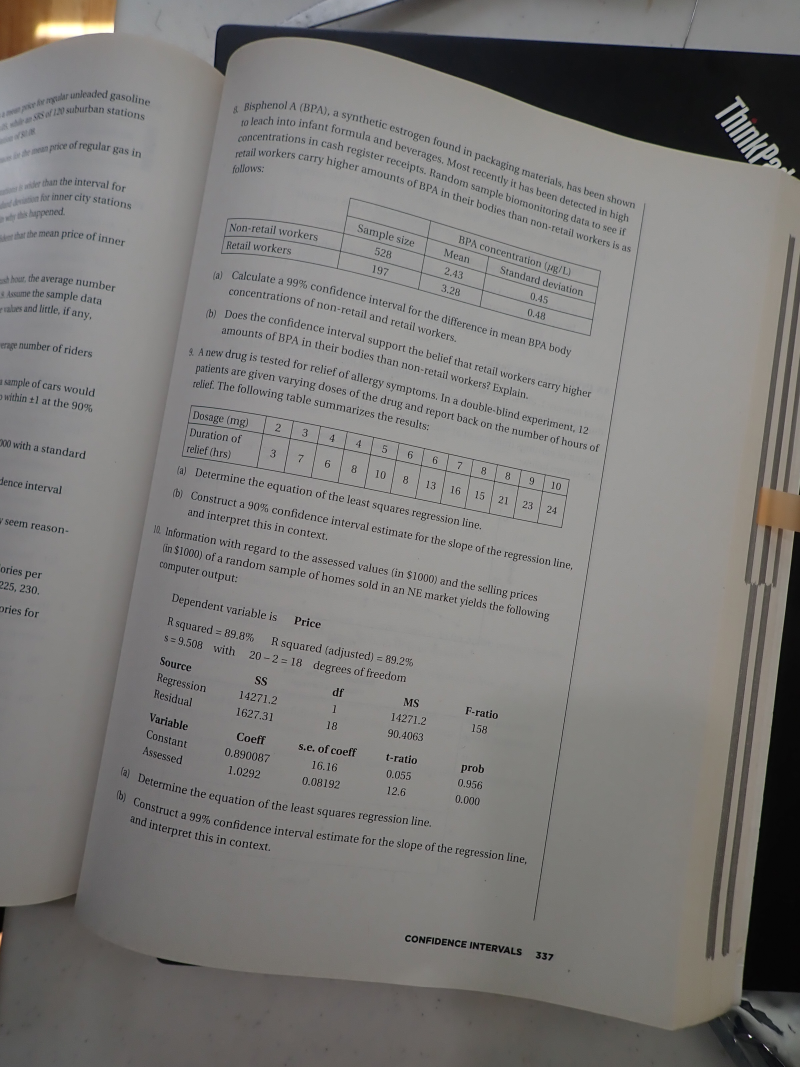
#> input picture examples/p1.JPG, 2400 x 3200 px, found by its file name (shown at 1/3 size)
$ python deskew_v1.1_Hough_Line.py
#> lines starting #> are read from the running program, lines starting #| are printed output that depends on the picture; after the words box and inside, x2 and y2 are one past the last pixel; in counts of white or black regions, pixels touching at a corner belong together
import cv2
import numpy as np

# Load the image

image = cv2.imread(r'C:\Users\james\OneDrive\Documents\Coding\Bookscanner\bookscanner\examples\P1.jpg')
#> image is the input picture: shape (3200, 2400, 3); mean B, G, R 120.5, 122.5, 124.2

p_width = 800
p_height = 600

# Convert to grayscale
gray = cv2.cvtColor(image, cv2.COLOR_BGR2GRAY)

# Equalize the histogram to improve contrast
gray = cv2.equalizeHist(gray)
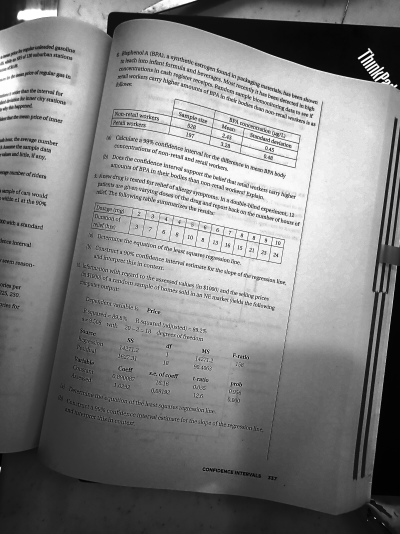
#> gray: shape (3200, 2400) (shown at 1/6 size); min 0, max 255, mean 129.4

# Apply Gaussian Blur
gray_blurred = cv2.GaussianBlur(gray, (5, 5), 0)

# Apply median blur to reduce noise
gray_blurred = cv2.medianBlur(gray_blurred, 3)

# Apply Otsu's thresholding
_, thresh = cv2.threshold(gray_blurred, 0, 255, cv2.THRESH_BINARY_INV + cv2.THRESH_OTSU)
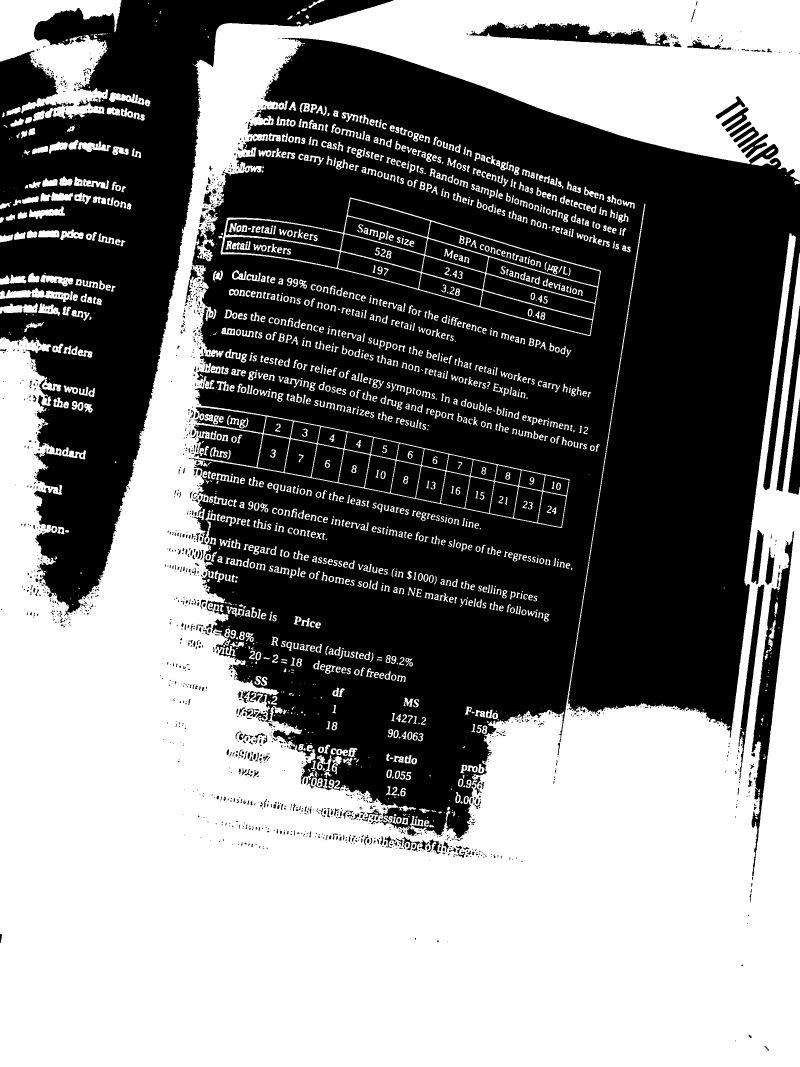
#> thresh: shape (3200, 2400) (shown at 1/3 size); 50.8% white; 2343 black regions (1411 under 20 px), largest, box (x1, y1, x2, y2) and area: (574, 114, 2400, 2514) 2617803, (0, 0, 1181, 1848) 698479, (2255, 1593, 2383, 2630) 29722

# Set custom window size and display
# DEBUGGING
# cv2.namedWindow('Thresholded Image', cv2.WINDOW_NORMAL)
# cv2.resizeWindow('Thresholded Image', p_width, p_height)
# cv2.imshow('Thresholded Image', thresh)
# cv2.waitKey(0)

# Morphological operations
kernel = cv2.getStructuringElement(cv2.MORPH_RECT, (5, 5))
morph = cv2.morphologyEx(thresh, cv2.MORPH_CLOSE, kernel, iterations=2)
#> morph: shape (3200, 2400); 53.8% white; 122 black regions, largest, box (x1, y1, x2, y2) and area: (578, 115, 2400, 2512) 2480128, (0, 0, 1171, 1837) 679735, (2259, 1704, 2369, 2395) 24700
morph = cv2.morphologyEx(morph, cv2.MORPH_OPEN, kernel, iterations=1)
#> morph: shape (3200, 2400); 53.2% white; 45 black regions, largest, box (x1, y1, x2, y2) and area: (578, 115, 2400, 2512) 2830539, (0, 0, 1171, 1837) 681818, (2259, 1704, 2369, 2398) 25289

# Display morphological transformation result
# DEBUGGING
# cv2.namedWindow('Morphological Transformation', cv2.WINDOW_NORMAL)
# cv2.resizeWindow('Morphological Transformation', p_width, p_height)
# cv2.imshow('Morphological Transformation', morph)
# cv2.waitKey(0)

# Edge detection
edges = cv2.Canny(morph, 30, 200, apertureSize=3)
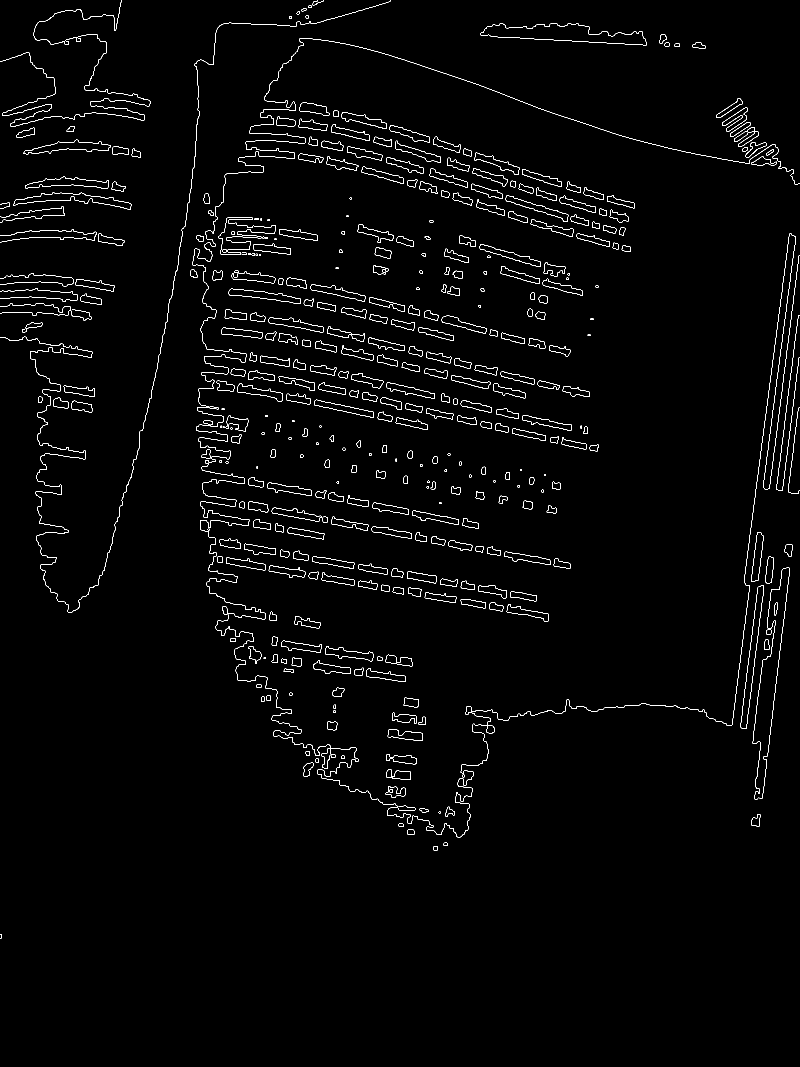
#> edges: shape (3200, 2400) (shown at 1/3 size); 1.1% white in thin lines or dots, all inside (x1, y1, x2, y2) = (0, 0, 2400, 2815)

# Display edge detection result
# DEBUGGING
# cv2.namedWindow('Edge Detection', cv2.WINDOW_NORMAL)
# cv2.resizeWindow('Edge Detection', p_width, p_height)
# cv2.imshow('Edge Detection', edges)
# cv2.waitKey(0)

# Hough Line Transform
lines = cv2.HoughLinesP(edges, 1, np.pi / 180, threshold=50, minLineLength=30, maxLineGap=20)
#> lines = 999 rows, first 6: [2222, 2178, 2273, 1762], [1090, 1711, 1608, 1803], [2079, 142, 2115, 144], [2317, 2137, 2368, 1715], [2339, 1390, 2394, 947], [1262, 1774, 1369, 1793]

# [13 lines of commented-out code are left out]

if lines is None:
    print("No lines detected.")
    exit()

angles = []
for line in lines:
    x1, y1, x2, y2 = line[0]
    angle = np.degrees(np.arctan2(y2 - y1, x2 - x1))
    if -45 < angle < 45:
        angles.append(angle)
#> this loop made 999 passes
#> (x1, y1, x2, y2, angle) on passes 1 to 3: (2222, 2178, 2273, 1762, -83.01), (1090, 1711, 1608, 1803, 10.07), (2079, 142, 2115, 144, 3.18)
#> after the loop, angles = 733 values, max 33.39 at index 622, min -42.04 at index 699, mean 8.33

if not angles:
    print("No valid angles found.")
    exit()

# Compute the median angle
median_angle = np.median(angles)
#> median_angle = 10.44

# Rotate the image to correct the skew
(h, w) = image.shape[:2]
center = (w // 2, h // 2)
M = cv2.getRotationMatrix2D(center, median_angle, 1.0)
#> M = [[0.983, 0.181, -270], [-0.181, 0.983, 243.9]]
rotated = cv2.warpAffine(image, M, (w, h), flags=cv2.INTER_LINEAR, borderMode=cv2.BORDER_CONSTANT, borderValue=(255, 255, 255))
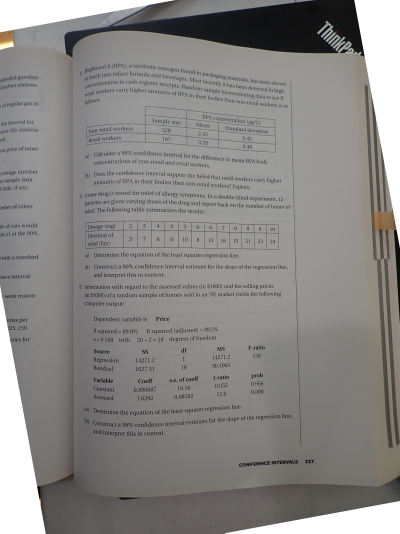
#> rotated: shape (3200, 2400, 3) (shown at 1/6 size); mean B, G, R 133.7, 135.6, 137

# Sharpen the rotated image using Unsharp Masking
def unsharp_mask(image, kernel_size=(5, 5), sigma=1.0, amount=1.5, threshold=0):
#> called with kernel_size = (9, 9), sigma = 2, amount = 2, threshold = 0
    img_float = image.astype(np.float32)
    blurred = cv2.GaussianBlur(img_float, kernel_size, sigma)
    high_freq = img_float - blurred
    if threshold > 0:
        low_contrast_mask = np.absolute(high_freq) < threshold
        high_freq[low_contrast_mask] = 0
    sharpened = img_float + amount * high_freq
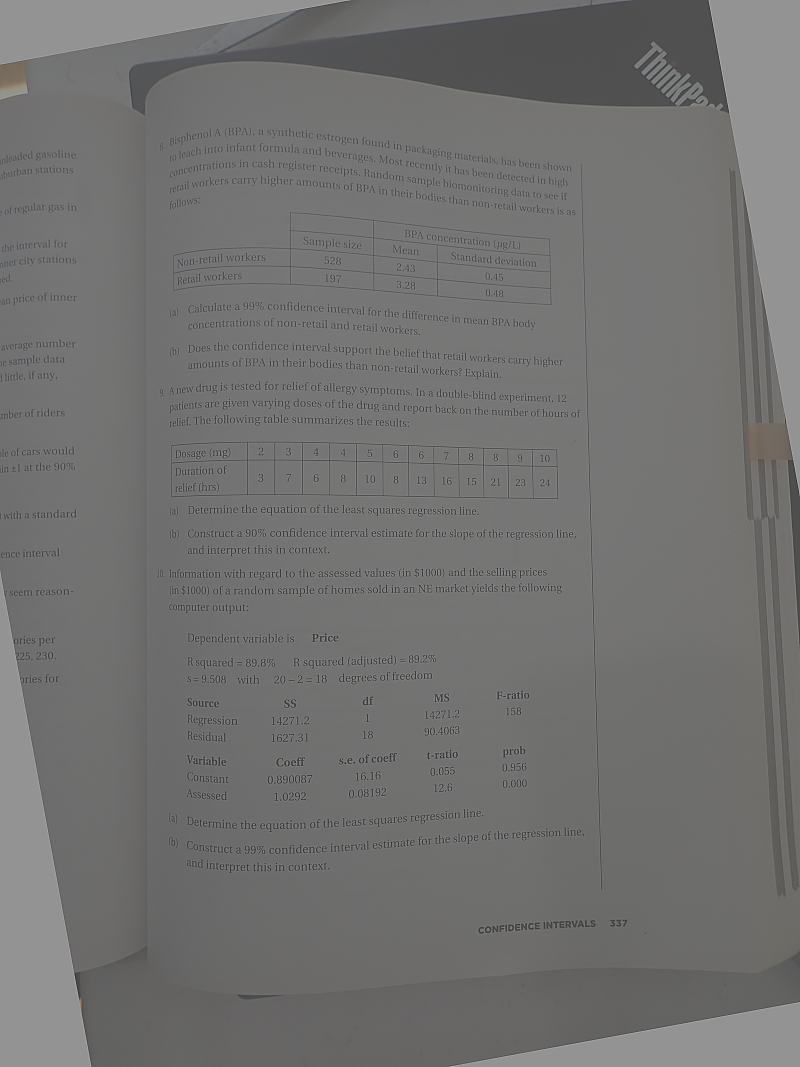
#> sharpened: shape (3200, 2400, 3) float32 (shown at 1/3 size); mean B, G, R 134, 135.1, 136.6; drawn with min black and max white
    return np.clip(sharpened, 0, 255).astype(np.uint8)

sharpened = unsharp_mask(rotated, kernel_size=(9, 9), sigma=2.0, amount=2.0)

# Display the sharpened corrected image
#cv2.namedWindow('Sharpened Corrected Image', cv2.WINDOW_NORMAL)
#cv2.resizeWindow('Sharpened Corrected Image', p_width, p_height)
cv2.imshow('Sharpened Corrected Image', sharpened)
cv2.waitKey(0)
cv2.destroyAllWindows()

$ run again, with examples/P2160688.JPG copied over examples/p1.JPG
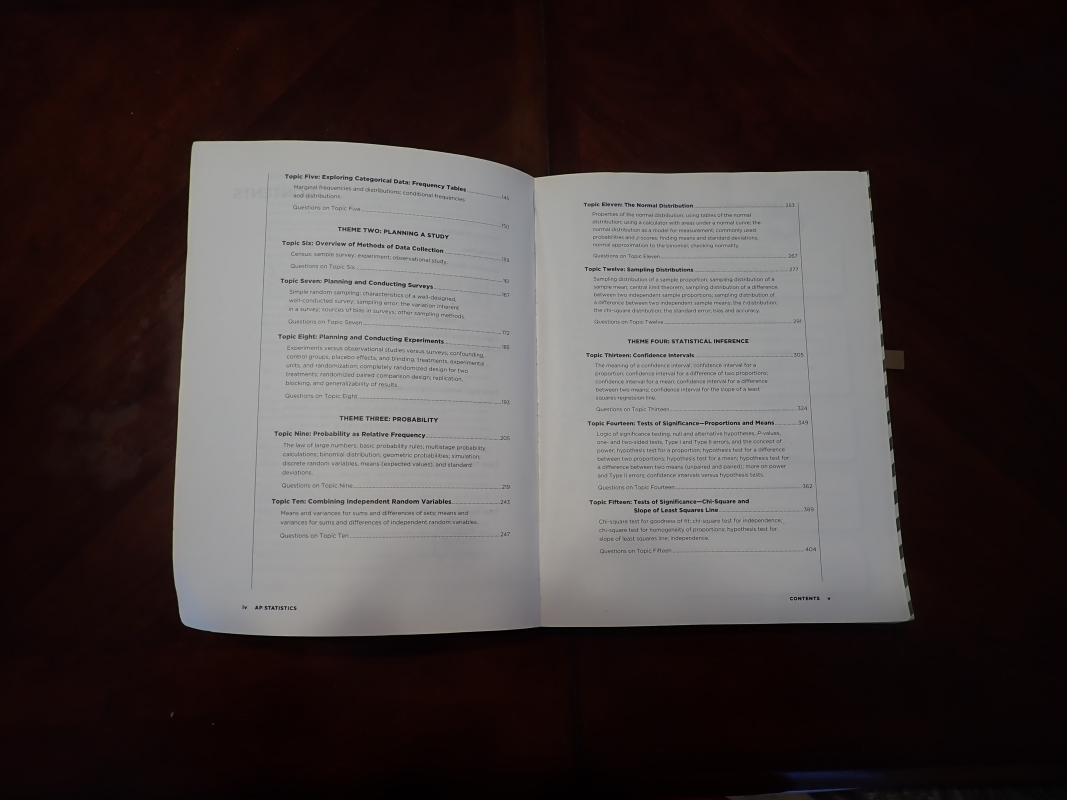
#> input picture examples/P2160688.JPG, 3200 x 2400 px, found by its file name (shown at 1/3 size)
#> image is the input picture: shape (2400, 3200, 3); mean B, G, R 61.3, 61.9, 70
#> `_, thresh = cv2.threshold(gray_blurred, 0, 255, cv2.THRESH_BINARY_INV ..`:
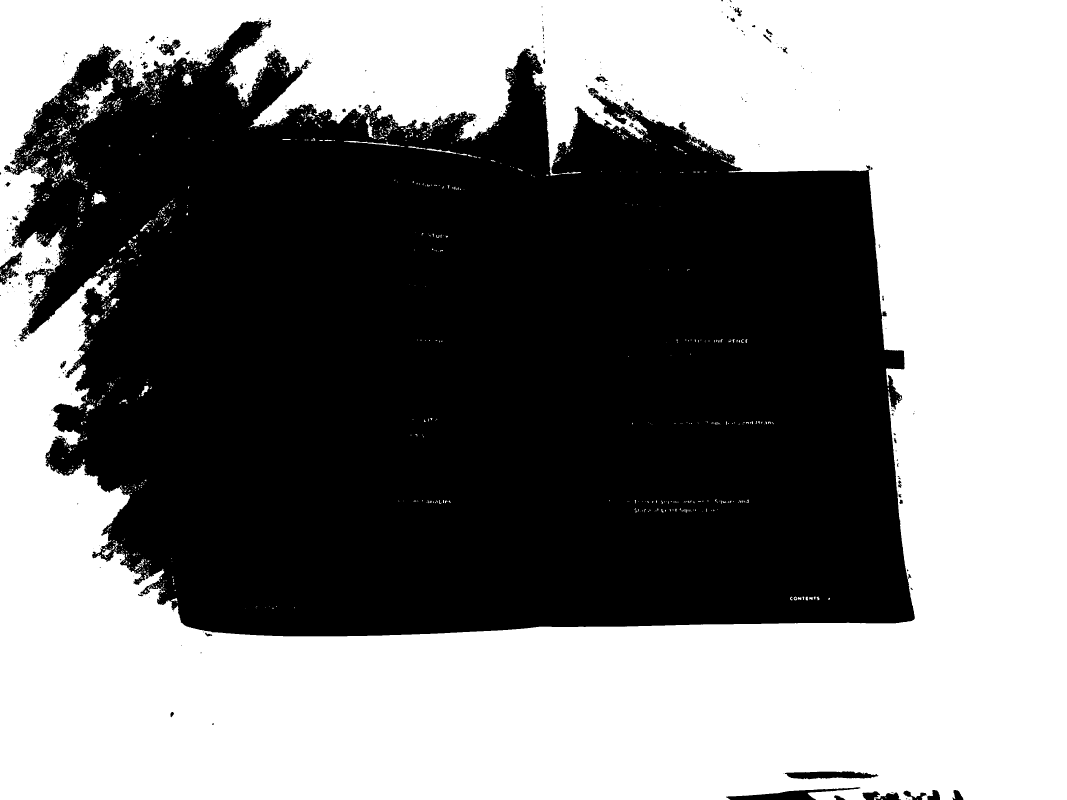
#> thresh: shape (2400, 3200) (shown at 1/3 size); 50.9% white; 320 black regions (246 under 20 px), largest, box (x1, y1, x2, y2) and area: (30, 60, 2745, 1909) 3749119, (2178, 2362, 2581, 2400) 5792, (2354, 2314, 2635, 2338) 4676
#> edges: shape (2400, 3200); 0.31% white in thin lines or dots, all inside (x1, y1, x2, y2) = (0, 63, 2889, 2400)
#> lines = 211 rows, first 6: [2645, 963, 2652, 1047], [2246, 1871, 2284, 1871], [1082, 1907, 1371, 1897], [2665, 1193, 2689, 1469], [1956, 1876, 2068, 1874], [2627, 751, 2639, 889]
#> the loop `for line in lines:` made 211 passes
#> (x1, y1, x2, y2, angle) on passes 1 to 3: (2645, 963, 2652, 1047, 85.24), (2246, 1871, 2284, 1871, 0), (1082, 1907, 1371, 1897, -1.98)
#> after the loop `for line in lines:`: angles = 142 values, max 25.97 at index 93, min -44.38 at index 9, mean -5.08
#> median_angle = 0
#> M = [[1, 0, 0], [0, 1, 0]]
#> in unsharp_mask, `sharpened = img_float + amount * high_freq`:
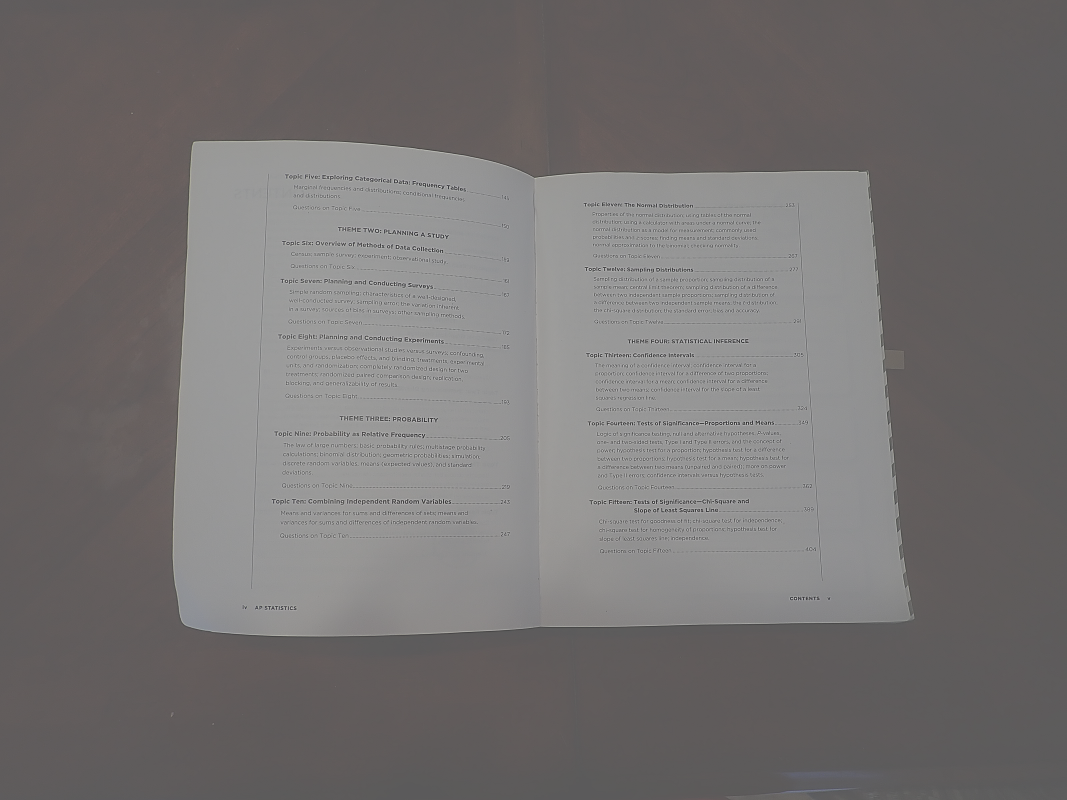
#> sharpened: shape (2400, 3200, 3) float32 (shown at 1/3 size); mean B, G, R 60.2, 60.6, 69.1; drawn with min black and max white
